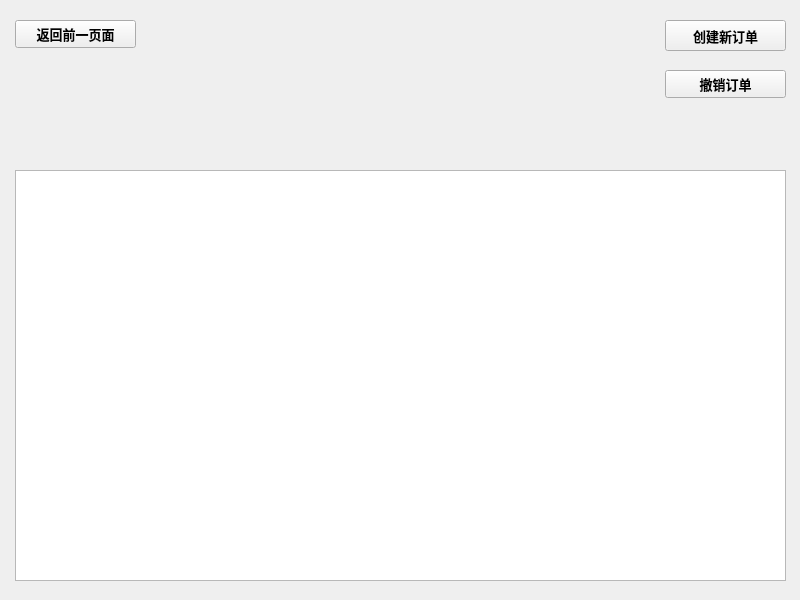
<?xml version="1.0" encoding="UTF-8"?>
<ui version="4.0">
 <class>Form</class>
 <widget class="QWidget" name="Form">
  <property name="geometry">
   <rect>
    <x>0</x>
    <y>0</y>
    <width>800</width>
    <height>600</height>
   </rect>
  </property>
  <property name="font">
   <font>
    <family>Arial Black</family>
    <pointsize>10</pointsize>
    <weight>75</weight>
    <bold>true</bold>
   </font>
  </property>
  <property name="windowTitle">
   <string>Form</string>
  </property>
  <widget class="QPushButton" name="pushButton">
   <property name="geometry">
    <rect>
     <x>665</x>
     <y>20</y>
     <width>121</width>
     <height>31</height>
    </rect>
   </property>
   <property name="text">
    <string>创建新订单</string>
   </property>
  </widget>
  <widget class="QPushButton" name="pushButton_2">
   <property name="geometry">
    <rect>
     <x>665</x>
     <y>70</y>
     <width>121</width>
     <height>28</height>
    </rect>
   </property>
   <property name="text">
    <string>撤销订单</string>
   </property>
  </widget>
  <widget class="QPushButton" name="pushButton_3">
   <property name="geometry">
    <rect>
     <x>15</x>
     <y>20</y>
     <width>121</width>
     <height>28</height>
    </rect>
   </property>
   <property name="text">
    <string>返回前一页面</string>
   </property>
  </widget>
  <widget class="QTableView" name="tableView">
   <property name="geometry">
    <rect>
     <x>15</x>
     <y>170</y>
     <width>771</width>
     <height>411</height>
    </rect>
   </property>
  </widget>
 </widget>
 <resources/>
 <connections/>
</ui>
